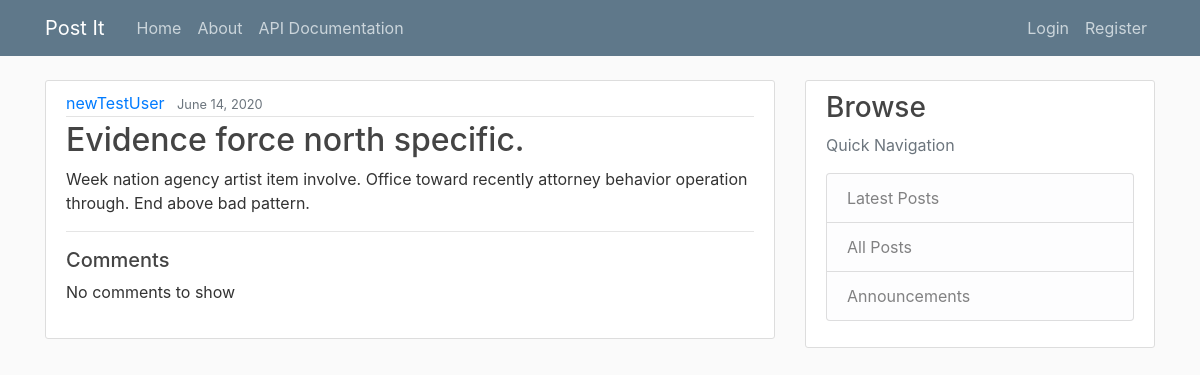
Screenshot of /post/3642/ with the database file from the repository.
### blog/models.py (models this page shows, shortened)
class Post(models.Model):
    title = models.CharField(max_length=100, null=False, blank=True)
    content = models.TextField(null=False, blank=True)
    date_published = models.DateTimeField(default=timezone.now)
    author = models.ForeignKey(User, on_delete=models.CASCADE)
    category = models.CharField(max_length=100, null=False, blank=True)
    status = models.BooleanField(default=0)
    objects = PostManager()

### blog/views.py (the view, shortened to what this page needs)
class PostDetailView(View):
    def get(self, request, *args, **kwargs):
        view = PostDisplayView.as_view()
        return view(request, *args, **kwargs)

### blog/views.py (called while the page is built)
    def get_context_data(self, **kwargs):
        context = super(PostDisplayView, self).get_context_data(**kwargs)
        context['form'] = CommentForm()
        context['comments'] = Comment.objects.filter(post=self.object).order_by('-created_date')
        return context

### blog/templates/blog/post_detail.html (shortened to what this page needs)
{% extends "blog/base.html" %}
{% load crispy_forms_tags %}
{% block content %}
        <article class="media content-section">
          <div class="media-body">
            <div class="article-metadata">
              <a class="mr-2" href="{% url 'user-posts' post.author.username %}">{{ object.author }}</a>
                <small class="text-muted">{{ object.date_published | date:"F d, Y" }}</small>
            </div>
            <h2 class="article-title" >{{ object.title }}</h2>
            <p class="article-content">{{ object.content }}</p><hr>
              <h5>Comments</h5>
              {% if comments %}
                    {% for comment in comments %}
                        <article class="media content-section">
                              <div class="media-body">
                                <div class="article-metadata">
                                  <a class="mr-2" href="{% url 'user-posts' post.author.username %}">{{ comment.author }}</a>
                                  <small class="text-muted">{{ comment.created_date | date:"F d, Y" }}</small>
                                </div>
                                <p class="article-content">{{ comment.content }}</p>
                              </div>
                        </article>
                    {% endfor %}
              {% else %}
                    <div class="mb-4">
                        No comments to show
                    </div>
              {% endif %}
          </div>
        </article>
{% endblock %}

### blog/static/blog/main.css (style rules this page uses)
body { background: #fafafa; color: #333333; margin-top: 5rem; }
h1, h2, h3, h4, h5, h6 { color: #444444; }
.content-section { background: #ffffff; padding: 10px 20px; border: 1px solid #dddddd; border-radius: 3px; margin-bottom: 20px; }
.article-title { color: #444444; }
.article-content { white-space: pre-line; }
.article-metadata { padding-bottom: 1px; margin-bottom: 4px; border-bottom: 1px solid #e3e3e3 }

### rows the page displays
Post: author "newTestUser", date_published "June 14, 2020", title "Evidence force north specific.", content "Week nation agency artist item involve. Office toward recently attorney behavior operation through. End above bad pattern."
